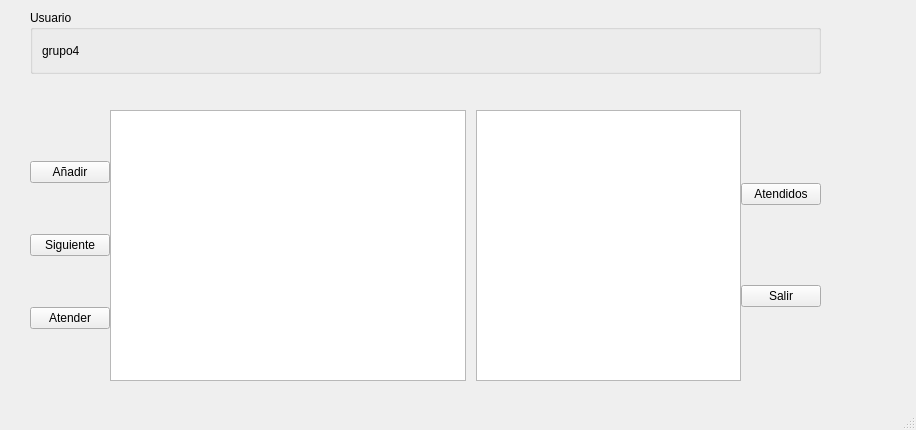
<?xml version="1.0" encoding="UTF-8"?>
<ui version="4.0">
 <class>MainWindow</class>
 <widget class="QMainWindow" name="MainWindow">
  <property name="enabled">
   <bool>true</bool>
  </property>
  <property name="geometry">
   <rect>
    <x>0</x>
    <y>0</y>
    <width>916</width>
    <height>430</height>
   </rect>
  </property>
  <property name="mouseTracking">
   <bool>false</bool>
  </property>
  <property name="tabletTracking">
   <bool>false</bool>
  </property>
  <property name="acceptDrops">
   <bool>true</bool>
  </property>
  <property name="windowTitle">
   <string>Gestión de guardia</string>
  </property>
  <widget class="QWidget" name="centralwidget">
   <widget class="QGroupBox" name="groupBox">
    <property name="geometry">
     <rect>
      <x>30</x>
      <y>10</y>
      <width>791</width>
      <height>64</height>
     </rect>
    </property>
    <property name="title">
     <string>Usuario</string>
    </property>
    <layout class="QGridLayout" name="gridLayout">
     <item row="0" column="0">
      <widget class="QLabel" name="label">
       <property name="text">
        <string>grupo4</string>
       </property>
      </widget>
     </item>
    </layout>
   </widget>
   <widget class="QWidget" name="horizontalLayoutWidget_3">
    <property name="geometry">
     <rect>
      <x>30</x>
      <y>110</y>
      <width>791</width>
      <height>271</height>
     </rect>
    </property>
    <layout class="QHBoxLayout" name="horizontalLayout_3" stretch="0">
     <property name="spacing">
      <number>0</number>
     </property>
     <property name="leftMargin">
      <number>0</number>
     </property>
     <property name="topMargin">
      <number>0</number>
     </property>
     <property name="rightMargin">
      <number>0</number>
     </property>
     <property name="bottomMargin">
      <number>0</number>
     </property>
     <item>
      <layout class="QHBoxLayout" name="horizontalLayout" stretch="0,0,0">
       <property name="leftMargin">
        <number>0</number>
       </property>
       <property name="rightMargin">
        <number>0</number>
       </property>
       <item>
        <layout class="QVBoxLayout" name="verticalLayout">
         <item>
          <widget class="QPushButton" name="btnAnadir">
           <property name="text">
            <string>Añadir</string>
           </property>
          </widget>
         </item>
         <item>
          <widget class="QPushButton" name="btnSiguiente">
           <property name="text">
            <string>Siguiente</string>
           </property>
          </widget>
         </item>
         <item>
          <widget class="QPushButton" name="btnAtender">
           <property name="text">
            <string>Atender</string>
           </property>
          </widget>
         </item>
        </layout>
       </item>
       <item>
        <widget class="QListWidget" name="listMovimientos_1"/>
       </item>
       <item>
        <layout class="QHBoxLayout" name="horizontalLayout_2" stretch="0,0">
         <property name="leftMargin">
          <number>10</number>
         </property>
         <item>
          <widget class="QListWidget" name="listMovimientos_2"/>
         </item>
         <item>
          <layout class="QVBoxLayout" name="verticalLayout_2" stretch="0,0">
           <property name="spacing">
            <number>7</number>
           </property>
           <property name="leftMargin">
            <number>0</number>
           </property>
           <property name="topMargin">
            <number>0</number>
           </property>
           <item>
            <widget class="QPushButton" name="btnAtendidos">
             <property name="text">
              <string>Atendidos</string>
             </property>
            </widget>
           </item>
           <item>
            <widget class="QPushButton" name="btnSalir">
             <property name="text">
              <string>Salir</string>
             </property>
            </widget>
           </item>
          </layout>
         </item>
        </layout>
       </item>
      </layout>
     </item>
    </layout>
   </widget>
  </widget>
  <widget class="QStatusBar" name="statusbar"/>
 </widget>
 <resources/>
 <connections/>
</ui>
